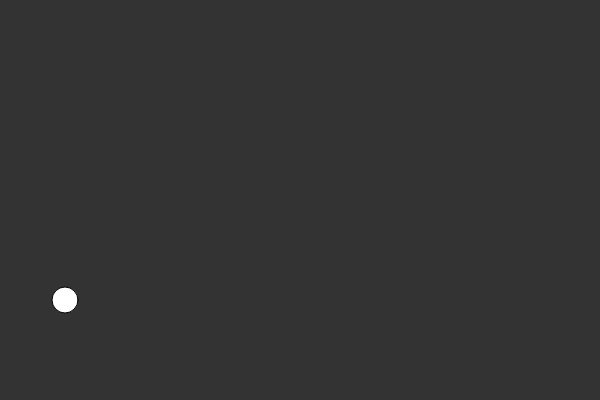
Frame 1 (no input)
Frame 60 (no input): identical to frame 1, image omitted
Frame 120 (the mouse pressed at the canvas centre since frame 60): identical to frame 1, image omitted

The p5.js sketch that drew this single still picture (run headless with seeded random() and noise() and a simulated clock; from frame 60 on, the mouse is pressed at the canvas centre):

// p5.js sketch
// ── sketch.js
var bird;
function setup() {
    createCanvas(600, 400);
    bird = new Bird();
  }
  
  function draw() {
    background(51);
    bird.show();
  }
// ── bird.js
function Bird()
{
    this.y = width/2;
    this.x = 65;

    this.show = function()
    {
        fill(255);
        ellipse(this.x, this.y,26,26);
    }
}
// ── pipe.js
function Pipe() {
    // Gap between top and bottom pipes
    this.gap = 100; 
    let gapPosition = random(this.gap, height - this.gap);

    // Top pipe height
    this.top = gapPosition - this.gap / 2;
    // Bottom pipe height
    this.bottom = height - (gapPosition + this.gap / 2);


    this.x = width;
    this.w = 20; 
    this.speed = 5;

  
    this.show = function () {
        fill(255);

        // Top pipe
        rect(this.x, 0, this.w, this.top);

        // Bottom pipe
        rect(this.x, height - this.bottom, this.w, this.bottom);
    };


    this.update = function () {
        this.x -= this.speed;
    };
}
